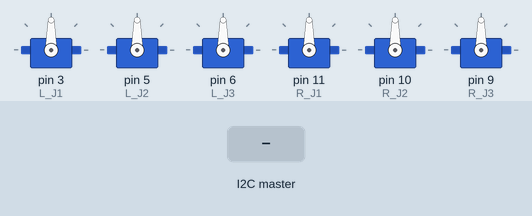
The program below on a simulated Arduino Uno, built with avr-gcc and run on an emulated ATmega328P. On the bench: 6 × servo. Inputs (shaded band) come from the test bench.

Above: at 1.2 s.
1.3 s: the I2C master sends the byte 1
At 1.8 s:
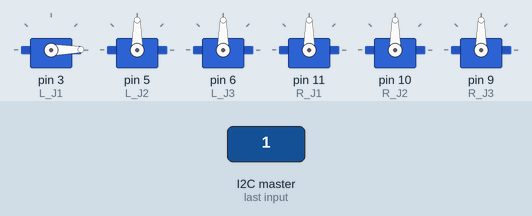
2.8 s: the I2C master sends the byte 0
At 4.0 s:
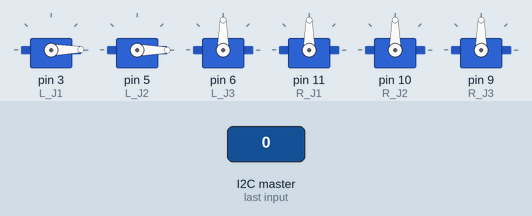
4.3 s: the I2C master sends the byte 2
At 5.3 s:
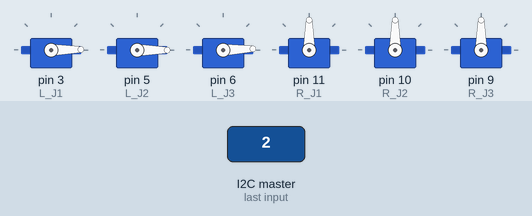
5.8 s: the I2C master sends the byte 200
At 6.5 s:
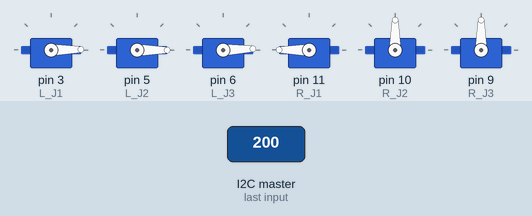
7.3 s: the I2C master sends the byte 1
At 7.6 s:
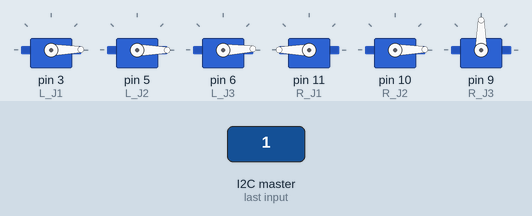
8.8 s: the I2C master sends the byte 0
At 10.0 s:
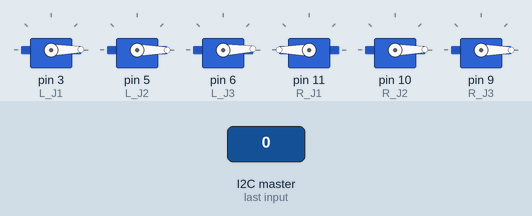
Timing chart, 0 to 11.3 s (numbered marks = the images above; inputs shaded):
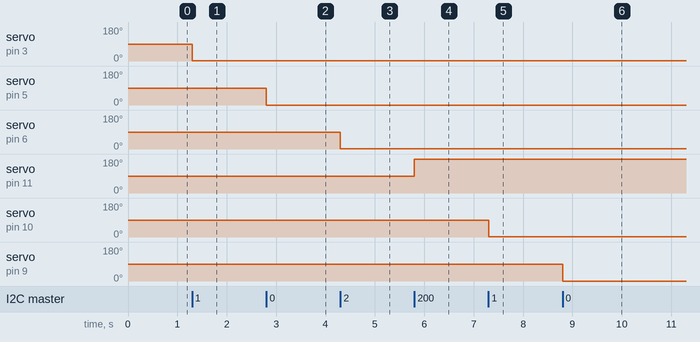

The program:

main.cpp
```cpp
#include <Arduino.h>
#include <Wire.h>
#include <Servo.h>

#define I2C_ADDR 4

#define NUM_SERVOS 6
#define L_J1 3  // Right header
#define L_J2 5  // Middle header
#define L_J3 6  // Left header
#define R_J1 11 // Right header
#define R_J2 10 // Middle header
#define R_J3 9  // Left header

Servo servos[NUM_SERVOS]; // L_J1, L_J2, L_J3, R_J1, R_J2, R_J3

int currentServoIndex = 0;

void setupServos()
{
  servos[0].attach(L_J1);
  servos[1].attach(L_J2);
  servos[2].attach(L_J3);
  servos[3].attach(R_J1);
  servos[4].attach(R_J2);
  servos[5].attach(R_J3);
}

void updateServoPositions(int howMany)
{

  while (0 < Wire.available())
  {
    int angle = Wire.read();
    servos[currentServoIndex].write(angle);
    currentServoIndex++;
    if (currentServoIndex >= NUM_SERVOS)
    {
      currentServoIndex = 0;
      break; // This should always be the last iteration of the loop but if data remains something went wrong.
    }
  }
}

void initI2C()
{
  Wire.begin(I2C_ADDR);
  Wire.onReceive(updateServoPositions);
}

void setup()
{
  setupServos();
  initI2C();
}

void loop()
{
  while (1)
  {
  }
}
```

Measured:
- after the input at 1.3 s, servo on pin 3 (L_J1): 90° → 1° at once
- after the input at 2.8 s, servo on pin 5 (L_J2): 90° → 0° at once
- after the input at 4.3 s, servo on pin 6 (L_J3): 90° → 2° at once
- after the input at 5.8 s, servo on pin 11 (R_J1): 90° → 180° at once
- after the input at 7.3 s, servo on pin 10 (R_J2): 90° → 1° at once
- after the input at 8.8 s, servo on pin 9 (R_J3): 90° → 0° at once
